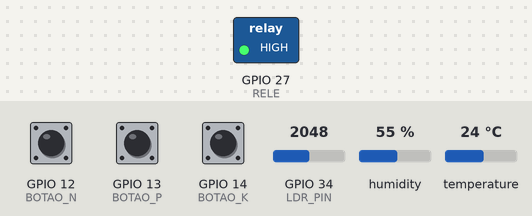
Bench run of a sketch on a simulated ESP32. On the bench: switched loads named in the sketch (green lamp = pin HIGH). The inputs (shaded band) are chosen by the test bench; at power-on: GPIO 12 (BOTAO_N) HIGH, GPIO 13 (BOTAO_P) HIGH, GPIO 14 (BOTAO_K) HIGH, GPIO 34 (LDR_PIN) = 2048, humidity 55 %, temperature 24 °C. What the sketch prints to the serial monitor is not drawn.

Above: at 3.8 s.
3.9 s: GPIO 12 (BOTAO_N) pulled LOW for 3 s
8.4 s: GPIO 13 (BOTAO_P) pulled LOW for 3 s
12.9 s: GPIO 14 (BOTAO_K) pulled LOW for 3 s
Timing chart, 0 to 15.9 s (numbered marks = the images above; inputs shaded):
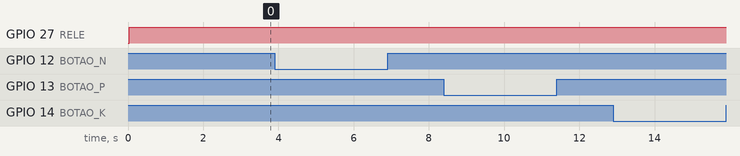

Measured:
- after the input at 3.9 s, every drawn part: stays the same
- after the input at 8.4 s, every drawn part: stays the same
- after the input at 12.9 s, every drawn part: stays the same

The sketch:

irrigacao-inteligente.ino
```cpp
#include <DHT.h>

// ===== CONFIGURAÇÃO DO DHT =====
#define DHTPIN 15
#define DHTTYPE DHT22
DHT dht(DHTPIN, DHTTYPE);

// ===== PINOS =====
#define LDR_PIN 34
#define BOTAO_N 12
#define BOTAO_P 13
#define BOTAO_K 14
#define RELE 27

void setup() {
  Serial.begin(115200);
  dht.begin();

  pinMode(BOTAO_N, INPUT_PULLUP);
  pinMode(BOTAO_P, INPUT_PULLUP);
  pinMode(BOTAO_K, INPUT_PULLUP);
  pinMode(RELE, OUTPUT);

  Serial.println("=======================================");
  Serial.println(" SISTEMA DE IRRIGACAO INTELIGENTE 🌱 ");
  Serial.println(" Inicializando sensores...");
  Serial.println("=======================================");
}

void loop() {

  // ===== LEITURA DOS SENSORES =====
  float umidade = dht.readHumidity();
  int ldr = analogRead(LDR_PIN);

  bool N = digitalRead(BOTAO_N) == LOW;
  bool P = digitalRead(BOTAO_P) == LOW;
  bool K = digitalRead(BOTAO_K) == LOW;

  // ===== EXIBIÇÃO DOS DADOS =====
  Serial.println("\n---------------------------------------");
  Serial.println(" LEITURA ATUAL DO SISTEMA ");
  Serial.println("---------------------------------------");

  Serial.print("Umidade do solo: ");
  Serial.print(umidade);
  Serial.println(" %");

  Serial.print("Nivel de pH (simulado - LDR): ");
  Serial.println(ldr);

  Serial.println("\nEstado dos nutrientes (NPK):");

  Serial.print("Nitrogenio (N): ");
  Serial.println(N ? "OK" : "BAIXO");

  Serial.print("Fosforo (P): ");
  Serial.println(P ? "OK" : "BAIXO");

  Serial.print("Potassio (K): ");
  Serial.println(K ? "OK" : "BAIXO");

  // ===== LÓGICA DE IRRIGAÇÃO =====
  Serial.println("\nAnalise do sistema...");

  if (umidade < 60 || !N || !P || !K) {

    digitalWrite(RELE, HIGH);

    Serial.println(">>> IRRIGACAO ATIVADA <<<");
    Serial.println("Motivo: Umidade baixa ou nutrientes insuficientes");

  } else {

    digitalWrite(RELE, LOW);

    Serial.println(">>> IRRIGACAO DESLIGADA <<<");
    Serial.println("Condicoes ideais detectadas");

  }

  Serial.println("---------------------------------------");

  delay(3000);
}
```
